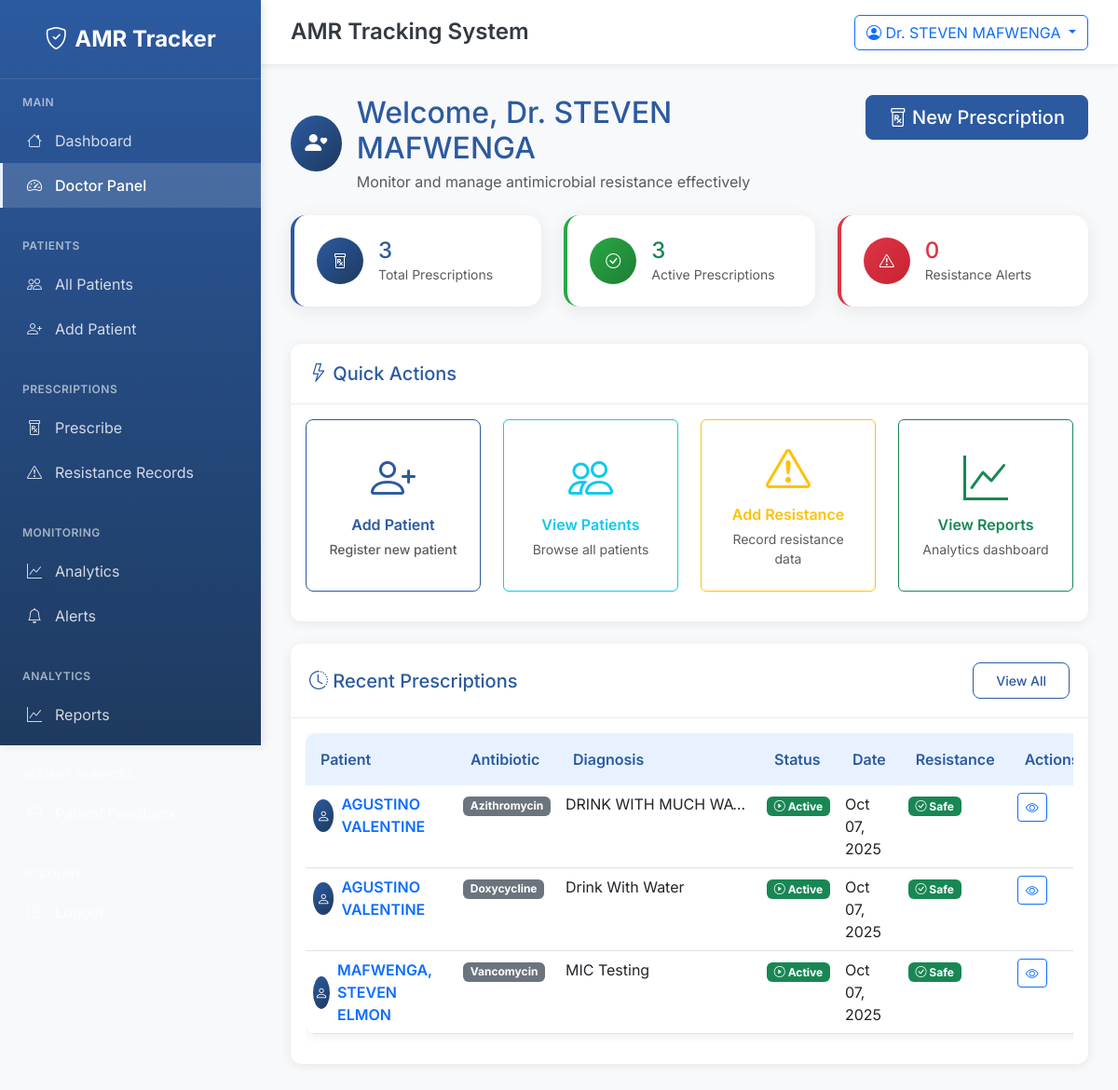
Screenshot of /doctor/dashboard/ (signed in) with the database file from the repository.
### amr_core/models.py (models this page shows, shortened)
class Doctor(models.Model):
    user = models.OneToOneField(User, on_delete=models.CASCADE, null=True, blank=True)
    name = models.CharField(max_length=100)
    license_number = models.CharField(max_length=50, unique=True)
    specialization = models.CharField(max_length=100, blank=True, null=True)
    hospital = models.CharField(max_length=200, blank=True, null=True)
    phone = models.CharField(max_length=15, blank=True, null=True)
    email = models.EmailField(blank=True, null=True)
    created_at = models.DateTimeField(auto_now_add=True)
    class Meta:
        ordering = ['name']

class Prescription(models.Model):
    STATUS_CHOICES = [
        ('active', 'Active'),
        ('completed', 'Completed'),
        ('cancelled', 'Cancelled'),
    ]
    doctor_name = models.CharField(max_length=100)
    patient = models.ForeignKey(Patient, on_delete=models.CASCADE)
    antibiotic = models.ForeignKey(Antibiotic, on_delete=models.CASCADE)
    diagnosis = models.TextField()
    dosage = models.CharField(max_length=100)
    frequency = models.CharField(max_length=100)
    duration = models.CharField(max_length=100, help_text="e.g., '7 days', '2 weeks'")
    date_prescribed = models.DateTimeField(auto_now_add=True)
    status = models.CharField(max_length=20, choices=STATUS_CHOICES, default='active')
    notes = models.TextField(blank=True, null=True)
    class Meta:
        ordering = ['-date_prescribed']
    def is_patient_resistant(self):
        resistance_record = ResistanceRecord.objects.filter(
            patient=self.patient,
            antibiotic=self.antibiotic,
            result='resistant'
        ).first()
        return resistance_record is not None

class Patient(models.Model):
    GENDER_CHOICES = [
        ('M', 'Male'),
        ('F', 'Female'),
        ('O', 'Other'),
    ]
    name = models.CharField(max_length=100)
    age = models.PositiveIntegerField(validators=[MinValueValidator(0), MaxValueValidator(150)])
    gender = models.CharField(max_length=1, choices=GENDER_CHOICES)
    phone = models.CharField(max_length=15, blank=True, null=True)
    email = models.EmailField(blank=True, null=True)
    medical_history = models.TextField(blank=True, null=True, help_text="JSON format or free text")
    allergies = models.TextField(blank=True, null=True)
    created_at = models.DateTimeField(auto_now_add=True)
    updated_at = models.DateTimeField(auto_now=True)
    class Meta:
        ordering = ['-created_at']

class Antibiotic(models.Model):
    ANTIBIOTIC_CLASSES = [
        ('penicillin', 'Penicillin'),
        ('cephalosporin', 'Cephalosporin'),
        ('fluoroquinolone', 'Fluoroquinolone'),
        ('macrolide', 'Macrolide'),
        ('tetracycline', 'Tetracycline'),
        ('aminoglycoside', 'Aminoglycoside'),
        ('sulfonamide', 'Sulfonamide'),
        ('carbapenem', 'Carbapenem'),
        ('other', 'Other'),
    ]
    name = models.CharField(max_length=100, unique=True)
    bacteria_targeted = models.CharField(max_length=200, help_text="Comma-separated list of targeted bacteria")
    class_type = models.CharField(max_length=50, choices=ANTIBIOTIC_CLASSES)
    description = models.TextField(blank=True, null=True)
    dosage_info = models.TextField(blank=True, null=True, help_text="Standard dosage information")
    contraindications = models.TextField(blank=True, null=True)
    created_at = models.DateTimeField(auto_now_add=True)
    class Meta:
        ordering = ['name']

### amr_core/views.py (the view)
# urls.py: path('doctor/dashboard/', views.doctor_dashboard, name='doctor_dashboard'),
@login_required
def doctor_dashboard(request):
    try:
        doctor = Doctor.objects.get(user=request.user)
        doctor_name = doctor.name
    except Doctor.DoesNotExist:
        doctor_name = request.user.username
    recent_prescriptions = Prescription.objects.filter(
        doctor_name__icontains=doctor_name
    ).order_by('-date_prescribed')[:10]
    resistance_alerts = []
    for prescription in recent_prescriptions:
        if prescription.is_patient_resistant():
            resistance_alerts.append(prescription)
    total_prescriptions = Prescription.objects.filter(doctor_name__icontains=doctor_name).count()
    active_prescriptions = Prescription.objects.filter(
        doctor_name__icontains=doctor_name,
        status='active'
    ).count()
    context = {
        'doctor_name': doctor_name,
        'recent_prescriptions': recent_prescriptions,
        'resistance_alerts': resistance_alerts,
        'total_prescriptions': total_prescriptions,
        'active_prescriptions': active_prescriptions,
    }
    return render(request, 'amr_core/doctor_dashboard.html', context)

### amr_core/templates/amr_core/doctor_dashboard.html (shortened to what this page needs)
{% extends 'amr_core/base.html' %}
{% block content %}
<div class="row mb-4">
    <div class="col-lg-8">
        <div class="d-flex align-items-center">
            <div class="bg-hospital-primary rounded-circle d-flex align-items-center justify-content-center me-3" style="width: 60px; height: 60px;">
                <i class="bi bi-person-heart text-white fs-4"></i>
            </div>
            <div>
                <h1 class="h2 mb-1 text-hospital-primary">Welcome, Dr. {{ doctor_name }}</h1>
                <p class="text-muted mb-0">Monitor and manage antimicrobial resistance effectively</p>
            </div>
        </div>
    </div>
    <div class="col-lg-4 text-lg-end">
        <a href="{% url 'prescribe_antibiotic' %}" class="btn btn-hospital-primary btn-lg">
            <i class="bi bi-prescription"></i> New Prescription
        </a>
    </div>
</div>
<div class="row mb-4">
    <div class="col-md-4 mb-3">
        <div class="stats-card">
            <div class="d-flex align-items-center">
                <div class="flex-shrink-0">
                    <div class="bg-hospital-primary rounded-circle d-flex align-items-center justify-content-center" style="width: 50px; height: 50px;">
                        <i class="bi bi-prescription text-white"></i>
                    </div>
                </div>
                <div class="flex-grow-1 ms-3">
                    <h4 class="mb-0 text-hospital-primary">{{ total_prescriptions }}</h4>
                    <p class="text-muted mb-0 small">Total Prescriptions</p>
                </div>
            </div>
        </div>
    </div>
    <div class="col-md-4 mb-3">
        <div class="stats-card success">
            <div class="d-flex align-items-center">
                <div class="flex-shrink-0">
                    <div class="bg-hospital-success rounded-circle d-flex align-items-center justify-content-center" style="width: 50px; height: 50px;">
                        <i class="bi bi-check-circle text-white"></i>
                    </div>
                </div>
                <div class="flex-grow-1 ms-3">
                    <h4 class="mb-0 text-success">{{ active_prescriptions }}</h4>
                    <p class="text-muted mb-0 small">Active Prescriptions</p>
                </div>
            </div>
        </div>
    </div>
    <div class="col-md-4 mb-3">
        <div class="stats-card danger">
            <div class="d-flex align-items-center">
                <div class="flex-shrink-0">
                    <div class="bg-hospital-danger rounded-circle d-flex align-items-center justify-content-center" style="width: 50px; height: 50px;">
                        <i class="bi bi-exclamation-triangle text-white"></i>
                    </div>
                </div>
                <div class="flex-grow-1 ms-3">
                    <h4 class="mb-0 text-danger">{{ resistance_alerts|length }}</h4>
                    <p class="text-muted mb-0 small">Resistance Alerts</p>
                </div>
            </div>
        </div>
    </div>
</div>
<div class="row mb-4">
    <div class="col-lg-12">
        <div class="card">
            <div class="card-header bg-hospital-light-blue">
                <h5 class="mb-0 text-hospital-primary">
                    <i class="bi bi-lightning"></i> Quick Actions
                </h5>
            </div>
            <div class="card-body">
                <div class="row">
                    <div class="col-md-3 mb-3">
                        <a href="{% url 'add_patient' %}" class="btn btn-outline-hospital-primary w-100 h-100 d-flex flex-column align-items-center justify-content-center p-4">
                            <i class="bi bi-person-plus display-5 mb-2"></i>
                            <span class="fw-semibold">Add Patient</span>
                            <small class="text-muted mt-1">Register new patient</small>
                        </a>
                    </div>
                    <div class="col-md-3 mb-3">
                        <a href="{% url 'patient_list' %}" class="btn btn-outline-info w-100 h-100 d-flex flex-column align-items-center justify-content-center p-4">
                            <i class="bi bi-people display-5 mb-2"></i>
                            <span class="fw-semibold">View Patients</span>
                            <small class="text-muted mt-1">Browse all patients</small>
                        </a>
                    </div>
                    <div class="col-md-3 mb-3">
                        <a href="{% url 'add_resistance_record' %}" class="btn btn-outline-warning w-100 h-100 d-flex flex-column align-items-center justify-content-center p-4">
                            <i class="bi bi-exclamation-triangle display-5 mb-2"></i>
                            <span class="fw-semibold">Add Resistance</span>
                            <small class="text-muted mt-1">Record resistance data</small>
                        </a>
                    </div>
                    <div class="col-md-3 mb-3">
                        <a href="{% url 'reports' %}" class="btn btn-outline-success w-100 h-100 d-flex flex-column align-items-center justify-content-center p-4">
                            <i class="bi bi-graph-up display-5 mb-2"></i>
                            <span class="fw-semibold">View Reports</span>
                            <small class="text-muted mt-1">Analytics dashboard</small>
                        </a>
                    </div>
                </div>
            </div>
        </div>
    </div>
</div>
<div class="row">
    <div class="col-lg-12">
        <div class="card">
            <div class="card-header d-flex justify-content-between align-items-center">
                <h5 class="mb-0 text-hospital-primary">
                    <i class="bi bi-clock-history"></i> Recent Prescriptions
                </h5>
                <a href="{% url 'reports' %}" class="btn btn-sm btn-outline-hospital-primary">View All</a>
            </div>
            <div class="card-body">
                {% if recent_prescriptions %}
                    <div class="table-responsive">
                        <table class="table table-hospital">
                            <thead>
                                <tr>
                                    <th>Patient</th>
                                    <th>Antibiotic</th>
                                    <th>Diagnosis</th>
                                    <th>Status</th>
                                    <th>Date</th>
                                    <th>Resistance</th>
                                    <th>Actions</th>
                                </tr>
                            </thead>
                            <tbody>
                                {% for prescription in recent_prescriptions %}
                                <tr>
                                    <td>
                                        <div class="d-flex align-items-center">
                                            <div class="bg-hospital-primary rounded-circle d-flex align-items-center justify-content-center me-2" style="width: 35px; height: 35px;">
                                                <i class="bi bi-person text-white small"></i>
                                            </div>
                                            <div>
                                                <a href="{% url 'patient_detail' prescription.patient.id %}" class="text-decoration-none fw-semibold">
                                                    {{ prescription.patient.name }}
                                                </a>
                                            </div>
                                        </div>
                                    </td>
                                    <td>
                                        <span class="badge bg-secondary">{{ prescription.antibiotic.name }}</span>
                                    </td>
                                    <td>
                                        <span class="text-truncate d-inline-block" style="max-width: 200px;" title="{{ prescription.diagnosis }}">
                                            {{ prescription.diagnosis }}
                                        </span>
                                    </td>
                                    <td>
                                        {% if prescription.status == 'active' %}
                                            <span class="badge bg-success">
                                                <i class="bi bi-play-circle"></i> Active
                                            </span>
                                        {% elif prescription.status == 'completed' %}
                                            <span class="badge bg-info">
                                                <i class="bi bi-check-circle"></i> Completed
                                            </span>
                                        {% else %}
                                            <span class="badge bg-secondary">
                                                <i class="bi bi-x-circle"></i> Cancelled
                                            </span>
                                        {% endif %}
                                    </td>
                                    <td>{{ prescription.date_prescribed|date:"M d, Y" }}</td>
                                    <td>
                                        {% if prescription.is_patient_resistant %}
                                            <span class="badge bg-danger">
                                                <i class="bi bi-exclamation-triangle"></i> Resistant
                                            </span>
                                        {% else %}
                                            <span class="badge bg-success">
                                                <i class="bi bi-check-circle"></i> Safe
                                            </span>
                                        {% endif %}
                                    </td>
                                    <td>
                                        <div class="btn-group" role="group">
                                            <a href="{% url 'patient_detail' prescription.patient.id %}" class="btn btn-sm btn-outline-primary">
                                                <i class="bi bi-eye"></i>
                                            </a>
                                        </div>
                                    </td>
                                </tr>
                                {% endfor %}
                            </tbody>
                        </table>
                    </div>
                {% endif %}
            </div>
        </div>
    </div>
</div>
{% endblock %}

### amr_core/templates/amr_core/includes/topbar.html (shortened to what this page needs)
<div class="topbar">
    <div class="d-flex align-items-center">
        <h1 class="topbar-title">{% block page_title %}AMR Tracking System{% endblock %}</h1>
    </div>
    <div class="topbar-actions">
        {% if user.is_authenticated %}
            <div class="dropdown">
                <button class="btn btn-outline-primary dropdown-toggle" type="button" data-bs-toggle="dropdown">
                    <i class="bi bi-person-circle"></i>
                    Dr. {{ user.get_full_name|default:user.username }}
                </button>
            </div>
        {% endif %}
    </div>
</div>

### rows the page displays
Doctor: name "STEVEN MAFWENGA"
Prescription: patient.name "AGUSTINO VALENTINE", antibiotic.name "Azithromycin", diagnosis "DRINK WITH MUCH WA…", status "active" (drawn), date_prescribed "Oct 07, 2025", shows "Safe"
Prescription: patient.name "AGUSTINO VALENTINE", antibiotic.name "Doxycycline", diagnosis "Drink With Water", status "active" (drawn), date_prescribed "Oct 07, 2025", shows "Safe"
Prescription: patient.name "MAFWENGA, STEVEN ELMON", antibiotic.name "Vancomycin", diagnosis "MIC Testing", status "active" (drawn), date_prescribed "Oct 07, 2025", shows "Safe"

### other values shown
{{ user.get_full_name|default:user.username }} "STEVEN MAFWENGA"
{{ total_prescriptions }} "3"
{{ active_prescriptions }} "3"
{{ resistance_alerts|length }} "0"
